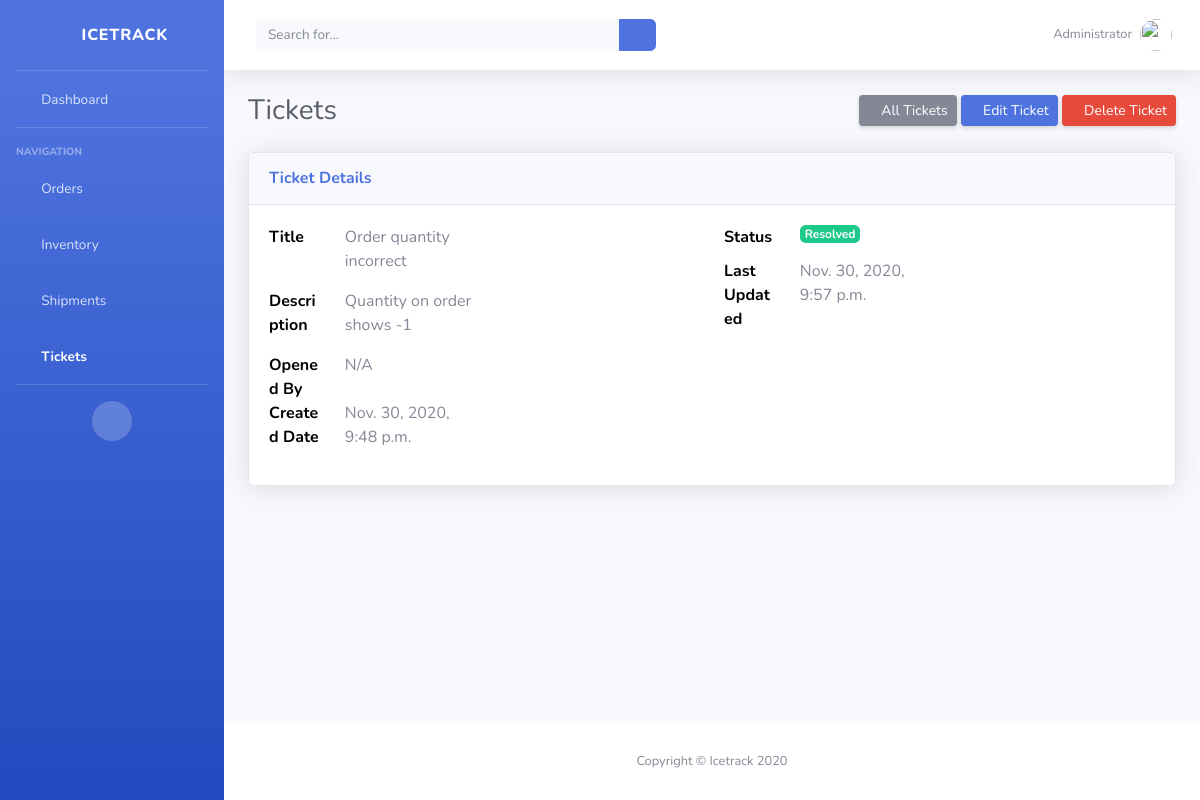
The page /tickets/10/ on the database as committed earlier.
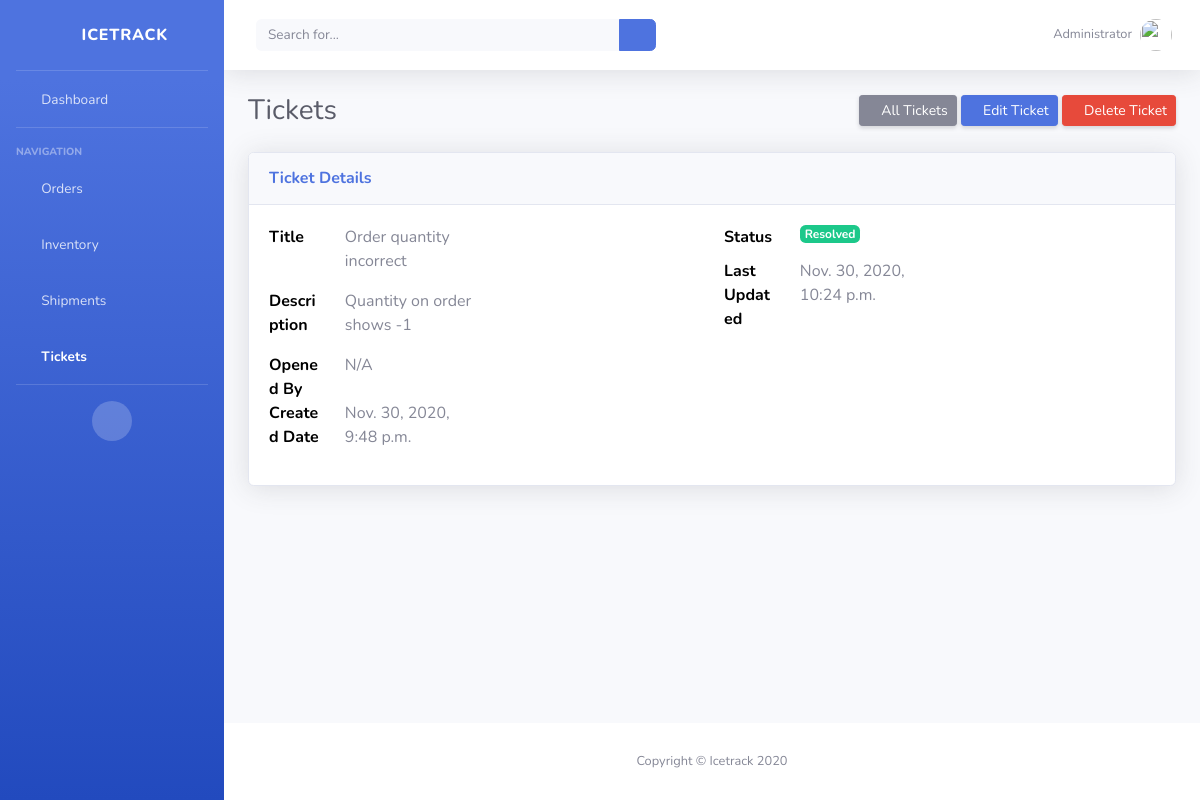
The same page on the database as committed later.
### icetrack/models.py (models this page shows, shortened)
class Ticket(models.Model):
    STATUS_CHOICES = [
        ('Open', 'Open'),
        ('On Hold', 'On Hold'),
        ('Resolved', 'Resolved')
    ]
    title = models.CharField(max_length=50, blank=True, null=True)
    description = models.TextField(max_length=255, blank=True, null=True)
    status = models.CharField(max_length=10, choices=STATUS_CHOICES, default='Open')
    opened_by = models.CharField(max_length=50, blank=True, null=True)
    date_opened = models.DateTimeField(auto_now_add=True, auto_now=False)
    last_updated = models.DateTimeField(auto_now_add=False, auto_now=True)
    export_to_CSV = models.BooleanField(default=False)

### icetrack/views.py (the view)
# urls.py: path('tickets/<int:pk>/', TicketDetailView.as_view(), name="ticket_detail"),
class TicketDetailView(DetailView):
    model = Ticket
    template_name = 'ticket_detail.html'

### templates/ticket_detail.html (shortened to what this page needs)
{% extends 'base.html' %}
{% block content%}
<div class="container-fluid">
    <div class="d-sm-flex align-items-center justify-content-between mb-4">
        <h1 class="h3 mb-0 text-gray-800">Tickets</h1>
        <div>
            <a href="{% url 'tickets' %}" class="d-none d-sm-inline-block btn btn-sm btn-secondary shadow-sm"><i class="fas fa-chevron-left fa-sm text-white-50"></i> All Tickets</a>
            <a href="{% url 'update_ticket' object.id %}" class="d-none d-sm-inline-block btn btn-sm btn-primary shadow-sm"><i class="fas fa-edit fa-sm text-white-50"></i> Edit Ticket</a>
            <a href="{% url 'delete_ticket' object.id %}" class="d-none d-sm-inline-block btn btn-sm btn-danger shadow-sm"><i class="fas fa-trash fa-sm text-white-50"></i> Delete Ticket</a>
        </div>
            </div>
    <div class="card shadow mb-4">
        <div class="card-header py-3">
            <h6 class="m-0 font-weight-bold text-primary">Ticket Details</h6>
        </div>
        <div class="card-body">
            <div class="row">
                <div class="col">
                    <div class="row">
                        <div class="col-2">
                            <strong style="color:#000000">Title</strong>
                        </div>
                        <div class="col-4" style="width: 8rem;">
                            <p>{{ object.title }}</p>
                        </div>
                    </div>
                    <div class="row">
                        <div class="col-2">
                            <strong style="color:#000000">Description</strong>
                        </div>
                        <div class="col-4">
                            <p>{{ object.description }}</p>
                        </div>
                    </div>
                    <div class="row">
                        <div class="col-2 ">
                            <strong style="color:#000000">Opened By</strong>
                        </div>
                        <div class="col-4">
                            {% if object.created_by is None %}
                                <p>N/A</p>
                            {% else %}
                                <p>{{ object.created_by }}</p>
                            {% endif %}
                        </div>
                    </div>
                    <div class="row">
                        <div class="col-2">
                            <strong style="color:#000000">Created Date</strong>
                        </div>
                        <div class="col-4">
                            <p>{{ object.date_opened }}</p>
                        </div>
                    </div>
                </div>
                <div class="col">
                    <div class="row">
                        <div class="col-2">
                            <strong style="color:#000000">Status</strong>
                        </div>
                        <div class="col-4">
                            {% if object.status == 'Open' %}
                                <p><span class="badge badge-primary">{{object.status}}</span></p>
                            {% elif object.status == 'On Hold' %}
                                <p><span class="badge badge-warning">{{object.status}}</span></p>
                            {% elif object.status == 'Resolved' %}
                                <p><span class="badge badge-success">{{object.status}}</span></p>
                            {% endif %}
                        </div>
                    </div>
                    <div class="row">
                        <div class="col-2">
                            <strong style="color:#000000">Last Updated</strong>
                        </div>
                        <div class="col-4">
                            <p>{{ object.last_updated }}</p>
                        </div>
                    </div>
                </div>
            </div>
        </div>
    </div>
</div>
{% endblock content %}

Rows that differ between the two databases and show on the page:
changed Ticket "Order quantity incorrect": last_updated "Nov. 30, 2020, 9:57 p.m." → "Nov. 30, 2020, 10:24 p.m."
